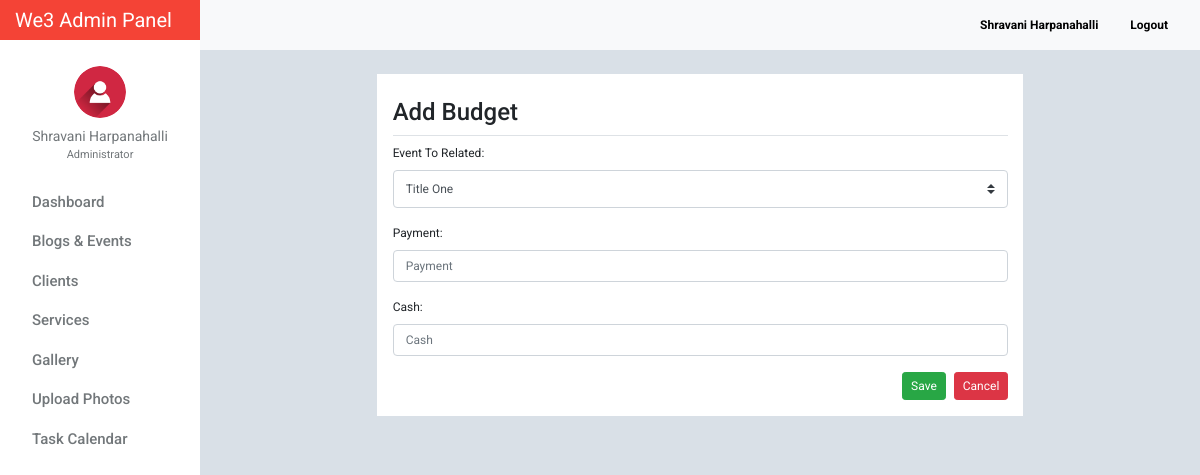
/budget_add.php (signed in), run on the app's committed database.
### tables this page shows
CREATE TABLE `tblusers` (
  `id` int(11) NOT NULL,
  `firstname` varchar(32) NOT NULL,
  `lastname` varchar(32) NOT NULL,
  `gender` enum('m','f') NOT NULL,
  `username` varchar(50) NOT NULL,
  `password` varchar(50) NOT NULL,
  `email` varchar(100) NOT NULL,
  `designation` varchar(100) NOT NULL,
  `address` text NOT NULL,
  `access_level` enum('0','1','2') NOT NULL,
  `profile_picture` varchar(100) NOT NULL,
  `date_created` varchar(100) NOT NULL
);

### include/database.php (called while the page is built, shortened)
<?php
class Database
{
    public $connection;
    public function open_connection()
    {
        $this->connection = mysqli_connect(DB_HOST, DB_USER, DB_PASS, DB_NAME);
    }
    public function query($sql)
    {
        $result = mysqli_query($this->connection, $sql);
        return $result;
    }
}
$db = new Database();
?>

### include/db_object.php (called while the page is built, shortened)
<?php
class DB_Object
{
    public static function find_all() {
        return static::find_by_query("SELECT * FROM " . static::$db_table . " ORDER BY id DESC");
    }
    public static function find_by_id($id) {
        $the_result_array = static::find_by_query("SELECT * FROM " . static::$db_table . " WHERE id = $id ORDER BY id DESC  LIMIT 1 ");
        return !empty($the_result_array) ? array_shift($the_result_array) : false;
    }
    public static function find_by_query($sql) {
        global $db;
        $result_set = $db->query($sql);
        $the_object_array = array();
        while($row = mysqli_fetch_array($result_set)) {
            $the_object_array[] = static::instantiation($row);
        }
        return $the_object_array;
    }
    public static function instantiation($the_record){
        $the_object = new $calling_class;
        foreach($the_record as $the_attribute => $value)
        {
            if($the_object->has_the_attribute($the_attribute)) {
                $the_object->$the_attribute = $value;
            }
        }
        return $the_object;
    }
    private function has_the_attribute($the_attribute) {
        $object_properties = get_object_vars($this);
        return array_key_exists($the_attribute, $object_properties);
    }
}
?>

### include/Users.php (called while the page is built, shortened)
<?php
class Users extends DB_Object
{
    public $profile_picture;
    public $upload_directory = "upload/users";
    public $image_placeholder = "http://placehold.it/64x64&text=images";
    public function profile_picture_picture() {
        return empty($this->profile_picture) ? $this->image_placeholder : $this->upload_directory. '/' .$this->profile_picture;
    }
}
?>

### budget_add.php (the view, shortened to what this page needs)
<?php
    $booking_id = $_GET['booking_id'];
    $user_id = $_GET['user_id'];
    $links='booking_id='.$booking_id.'&user_id='.$user_id;
    $events =  Events::find_all($booking_id);
?>
<?php $users_profile = Users::find_by_id($_SESSION['id']); ?>
    <!doctype html>
    <html lang="en">
    <head>
        <link href="css/bootstrap.min.css" rel="stylesheet">
        <link href="css/dashboard.css" rel="stylesheet">
        <link rel="stylesheet" type="text/css" href="https://cdn.materialdesignicons.com/2.1.19/css/materialdesignicons.min.css">
        <link rel="stylesheet" href="../css/bootstrap-datepicker.css">
    </head>
<body>
<?php include_once 'include/sidebar.php'; ?>
    <div class="container">
        <div class="row">
            <div class="col-lg-8 offset-2 pl-3 pb-3 box-shadow mt-4">
                <form method="post" action="">
                    <h4 class="h4 mt-4 pb-2" style="border-bottom: 1px solid #dee2e6!important;">Add Budget </h4>
                     <div class="form-group">
                        <label for="event_id">Event To Related:</label>
                        <select class="custom-select form-control" id="event_id" name="event_id">
                          <?php foreach($events as $events_title) : ?>
                              <option value="<?= $events_title->id; ?>"><?= ucfirst($events_title->title); ?></option>
                          <?php endforeach; ?>
                        </select>
                    </div>
                    <div class="form-group">
                        <label for="payment">Payment:</label>
                        <input type="text" name="payment" class="form-control" id="payment"  placeholder="Payment">
                    </div>
                    <div class="form-group">
                        <label for="cash">Cash:</label>
                        <input type="text" name="cash" class="form-control" id="cash"  placeholder="Cash">
                    </div>
                    <a href="budget.php?<?=$links; ?>" class="btn btn-sm btn-danger float-right" style="font-size: 12px;">Cancel</a>
                    <button type="submit" name="submit" class="btn btn-sm btn-success float-right mr-2" style="font-size: 12px;">Save</button>
                </form>
            </div>
        </div>
    </div>
<?php include_once 'include/footer.php';?>

### include/sidebar.php (shortened to what this page needs)
<nav class="navbar sticky-top p-0" style="width: 16.7%;background-color: #f44336;">
    <a class="navbar-brand col-sm-3 col-md-2 mr-0" style="color:white;" href="dashboard.php">
        We3 Admin Panel
    </a>
</nav>
<div class="container-fluid">
    <div class="row">
        <nav class="col-md-2 d-none d-md-block bg-light sidebar">
            <div class="sidebar-sticky">
                <ul class="nav flex-column">
                    <li class="nav-item mt-3">
                        <div class="text-center">
                            <a href="users_profile.php" class="user-button">
                                <img src="<?= $users_profile->profile_picture_picture(); ?>" class="img-fluid rounded-circle" width="52" height="52" alt="">
                                <div class="user-profile"><?= $users_profile->firstname . ' ' . $users_profile->lastname; ?></div>
                            </a>
                                <div class="text-center mt-0" style="font-size: 11px;color:#72777a;">
                                    <?= ($users_profile->designation == 0) ? 'Administrator' : 'Moderator'; ?>
                                </div>
                        </div>
                    </li>
                    <li class="nav-item"><div class="dropdown-divider"></div></li>
                    <li class="nav-item">
                        <a class="nav-link" href="dashboard.php">
                            Dashboard <span class="sr-only">(current)</span>
                        </a>
                    </li>
                    <li class="nav-item"><div class="dropdown-divider"></div></li>
                    <li class="nav-item">
                        <a class="nav-link" href="blog_events.php">
                            Blogs &amp; Events
                        </a>
                    </li>
                    <li class="nav-item"><div class="dropdown-divider"></div></li>
                    <li class="nav-item">
                        <a class="nav-link" href="client.php" >
                            Clients
                        </a>
                    </li>
                    <li class="nav-item"><div class="dropdown-divider"></div></li>
                    <li class="nav-item">
                        <a class="nav-link" href="service_list.php">
                            Services
                        </a>
                    </li>
                    <li class="nav-item"><div class="dropdown-divider"></div></li>
                    <li class="nav-item">
                        <a class="nav-link" href="photos_view.php">
                            Gallery
                        </a>
                    </li>
                    <li class="nav-item"><div class="dropdown-divider"></div></li>
                    <li class="nav-item">
                        <a class="nav-link" href="photos_add.php">
                            Upload Photos
                        </a>
                    </li>
                    <li class="nav-item"><div class="dropdown-divider"></div></li>
                    <li class="nav-item">
                        <a class="nav-link" href="task_all_calendar.php">
                            Task Calendar
                        </a>
                    </li>
                </ul>
            </div>
        </nav>
        <main role="main" class="col-md-9 ml-sm-auto col-lg-10" style="margin-top: -40px;z-index: 999">
            <nav class="navbar navbar-expand-lg navbar-light bg-light" style="margin-left:-15px;margin-right: -15px;">
                <div class="form-inline my-2 my-lg-0">
                    <a class="nav-link" href="users_profile.php"><b><?= ucfirst($users_profile->firstname) . ' ' . ucfirst($users_profile->lastname); ?></b></a>
                    <a class="nav-link" href="logout.php"><b><i class="mdi mdi-logout" style="color: #f44336!important;"></i> Logout</b></a>
                </div>
            </nav>

### css/dashboard.css (style rules this page uses)
body { font-size: .875rem; font-family: 'Roboto', 'Segoe UI',sans-serif; background: #D9E0E7; }
.sidebar { position: fixed; top: 0; bottom: 0; left: 0; z-index: 100; padding: 0; box-shadow: inset -1px 0 0 rgba(0, 0, 0, .1); background-color: #fff; }
.sidebar-sticky { position: -webkit-sticky; position: sticky; top: 40px; height: calc(100vh - 48px); height: 100% !important; padding-top: 2.5rem; overflow-x: hidden; overflow-y: auto; background-color: #fff; }
.sidebar .nav-link { font-weight: 500; color: #72777a; font-size: 15px; text-transform: capitalize; transition: all 2s linear; font-family: 'Roboto', sans-serif; }
.nav.flex-column li.nav-item:nth-child(2) { margin-top:10px; }
.user-profile { color: #72777a; margin-top: 8px; }
img.img-fluid.rounded-circle { margin-top: 10px; }
.form-inline.my-2.my-lg-0 a.nav-link { color: black; font-size: 12px; }
.dropdown-divider { border-top: 1px solid #fff; }
.nav.flex-column a.nav-link { padding: .0rem 1rem; }
.user-profile { text-transform: capitalize; }
.col-lg-8.offset-2.pl-3.pb-3.box-shadow.mt-4 { background: white !important; box-shadow: none; }

### budget_add.php (style rules this page uses)
body { margin-bottom: 2%; }
.box-shadow { box-shadow: 0 0 2px 2px rgba(0, 0, 0, 0.3); font-size: 12px; }
.form-control { font-size: 12px; }

### data on the page
tblusers: profile_picture (picture), firstname "Shravani", lastname "Harpanahalli"

### other printed values
form field event_id "Title One"
